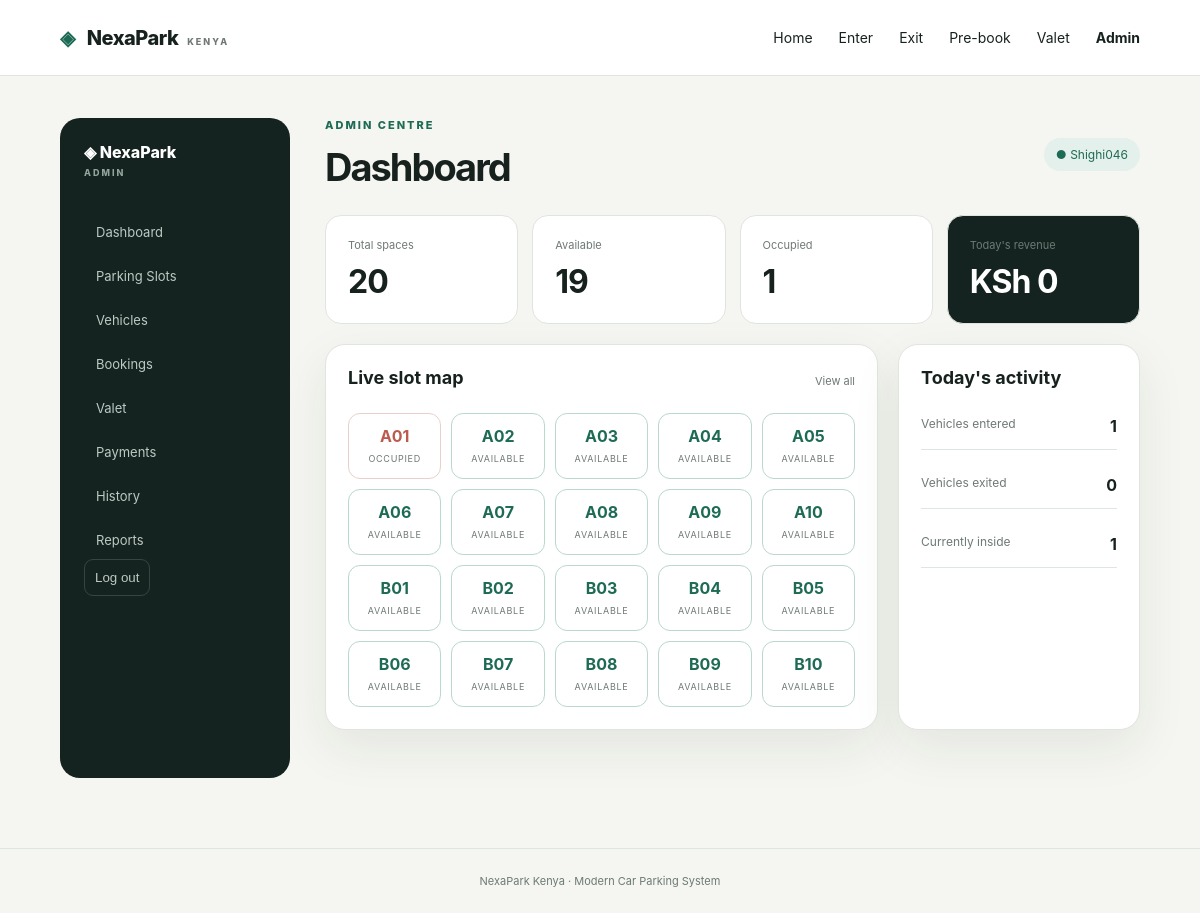
Screenshot of /admin/dashboard (signed in) with the database file from the repository.
### tables this page shows
CREATE TABLE parking_sessions (
        session_id INTEGER PRIMARY KEY AUTOINCREMENT,
        vehicle_id INTEGER NOT NULL,
        slot_id INTEGER NOT NULL,
        entry_time TEXT NOT NULL,
        exit_time TEXT,
        duration_minutes INTEGER,
        fee INTEGER,
        status TEXT NOT NULL CHECK(status IN ('ACTIVE','COMPLETED')),
        FOREIGN KEY(vehicle_id) REFERENCES vehicles(vehicle_id),
        FOREIGN KEY(slot_id) REFERENCES parking_slots(slot_id)
    );

CREATE TABLE parking_slots (
        slot_id INTEGER PRIMARY KEY AUTOINCREMENT,
        slot_number TEXT UNIQUE NOT NULL,
        status TEXT NOT NULL CHECK(status IN ('AVAILABLE','OCCUPIED'))
    );

### app.py (the view)
@app.get("/admin/dashboard")
@admin_required
def admin_dashboard_page():
    return render_template("admin/dashboard.html", stats=get_dashboard_stats(), slots=get_slots())

### app.py (called while the page is built)
def admin_required(view):
    @wraps(view)
    def wrapped(*args, **kwargs):
        if not session.get("admin_id"):
            flash("Please sign in as an admin to continue.", "error")
            return redirect(url_for("admin_login", next=request.path))
        return view(*args, **kwargs)
    return wrapped

### database.py (called while the page is built)
def get_connection():
    os.makedirs(DB_DIR, exist_ok=True)
    conn = sqlite3.connect(DB_PATH)
    conn.row_factory = sqlite3.Row
    conn.execute("PRAGMA foreign_keys = ON")
    return conn

def get_slots():
    conn = get_connection()
    rows = conn.execute("""
        SELECT ps.*,
               v.plate_number,
               v.vehicle_type,
               s.entry_time
        FROM parking_slots ps
        LEFT JOIN parking_sessions s
          ON s.slot_id=ps.slot_id AND s.status='ACTIVE'
        LEFT JOIN vehicles v ON v.vehicle_id=s.vehicle_id
        ORDER BY ps.slot_id
    """).fetchall()
    conn.close()
    return [dict(r) for r in rows]

### templates/admin/dashboard.html (shortened to what this page needs)
{% extends "admin/base.html" %}
{% block admin_heading %}Dashboard{% endblock %}
{% block admin_content %}
<div class="stat-grid">
    <div class="stat-card"><span>Total spaces</span><strong>{{ stats.total }}</strong></div>
    <div class="stat-card"><span>Available</span><strong>{{ stats.available }}</strong></div>
    <div class="stat-card"><span>Occupied</span><strong>{{ stats.occupied }}</strong></div>
    <div class="stat-card accent"><span>Today's revenue</span><strong>KSh {{ stats.today_revenue }}</strong></div>
</div>
<div class="two-col">
    <section class="card admin-panel"><div class="panel-head"><h2>Live slot map</h2><a href="{{ url_for('admin_slots') }}">View all</a></div><div class="slot-grid compact">{% for slot in slots %}<div class="slot-card {{ 'free' if slot.status == 'AVAILABLE' else 'busy' }}"><strong>{{ slot.slot_number }}</strong><span>{{ slot.status }}</span></div>{% endfor %}</div></section>
    <section class="card admin-panel"><div class="panel-head"><h2>Today's activity</h2></div><div class="activity"><div><span>Vehicles entered</span><strong>{{ stats.entered_today }}</strong></div><div><span>Vehicles exited</span><strong>{{ stats.exited_today }}</strong></div><div><span>Currently inside</span><strong>{{ stats.inside }}</strong></div></div></section>
</div>
{% endblock %}

### static/css/style.css (style rules this page uses)
:root { --ink:#17221f;--muted:#6e7975;--paper:#f5f6f1;--card:#fff;--line:#dfe5df;--green:#1e6b55;--green2:#2d8b6f;--dark:#14231f;--red:#bd5a4e;--shadow:0 18px 50px rgba(20,35,31,.08) }
* { box-sizing:border-box }
body { margin:0;background:var(--paper);color:var(--ink);font-family:Inter,ui-sans-serif,system-ui,-apple-system,BlinkMacSystemFont,"Segoe UI",sans-serif }
a { color:inherit;text-decoration:none }
.section-head,.panel-head,.admin-top { display:flex;align-items:flex-end;justify-content:space-between;gap:20px }
.slot-grid { display:grid;grid-template-columns:repeat(10,1fr);gap:10px;margin-top:25px }
.slot-card { background:#fff;border:1px solid var(--line);border-radius:12px;padding:16px 8px;text-align:center }
.slot-card strong { display:block;font-size:16px }
.slot-card span { font-size:9px;letter-spacing:.7px;color:var(--muted) }
.slot-card.free { border-color:#b8d9cb }
.slot-card.free strong { color:var(--green) }
.slot-card.busy { border-color:#ead0cc }
.slot-card.busy strong { color:var(--red) }
.card { background:var(--card);border:1px solid var(--line);border-radius:20px;box-shadow:var(--shadow) }
.stat-grid { display:grid;grid-template-columns:repeat(4,1fr);gap:14px;margin-bottom:20px }
.stat-card { background:#fff;border:1px solid var(--line);border-radius:16px;padding:22px }
.stat-card span { font-size:11px;color:var(--muted);display:block }
.stat-card strong { font-size:32px;display:block;margin-top:10px;letter-spacing:-1px }
.stat-card.accent { background:var(--dark);color:#fff }
.two-col { display:grid;grid-template-columns:1.6fr .7fr;gap:20px }
.admin-panel { padding:22px }
.panel-head h2 { margin:0;font-size:18px }
.panel-head a,.panel-head span { font-size:11px;color:var(--muted) }
.slot-grid.compact { grid-template-columns:repeat(5,1fr) }
.slot-grid.compact .slot-card { padding:12px 5px }
.activity { display:grid;gap:12px;margin-top:15px }
.activity div { display:flex;justify-content:space-between;border-bottom:1px solid var(--line);padding:13px 0 }
.activity span { color:var(--muted);font-size:12px }

### rows the page displays
parking_sessions: slot_number "A01", status "OCCUPIED"
parking_slots: slot_number "A02", status "AVAILABLE"
parking_slots: slot_number "A03", status "AVAILABLE"
parking_slots: slot_number "A04", status "AVAILABLE"
parking_slots: slot_number "A05", status "AVAILABLE"
parking_slots: slot_number "A06", status "AVAILABLE"
parking_slots: slot_number "A07", status "AVAILABLE"
parking_slots: slot_number "A08", status "AVAILABLE"
parking_slots: slot_number "A09", status "AVAILABLE"
parking_slots: slot_number "A10", status "AVAILABLE"
parking_slots: slot_number "B01", status "AVAILABLE"
parking_slots: slot_number "B02", status "AVAILABLE"
parking_slots: slot_number "B03", status "AVAILABLE"
parking_slots: slot_number "B04", status "AVAILABLE"
parking_slots: slot_number "B05", status "AVAILABLE"
parking_slots: slot_number "B06", status "AVAILABLE"
parking_slots: slot_number "B07", status "AVAILABLE"
parking_slots: slot_number "B08", status "AVAILABLE"
parking_slots: slot_number "B09", status "AVAILABLE"
parking_slots: slot_number "B10", status "AVAILABLE"

### other values shown
{{ session.get('admin_username') }} "Shighi046"
{{ stats.total }} "20"
{{ stats.available }} "19"
{{ stats.occupied }} "1"
{{ stats.today_revenue }} "0"
{{ stats.entered_today }} "1"
{{ stats.exited_today }} "0"
{{ stats.inside }} "1"
